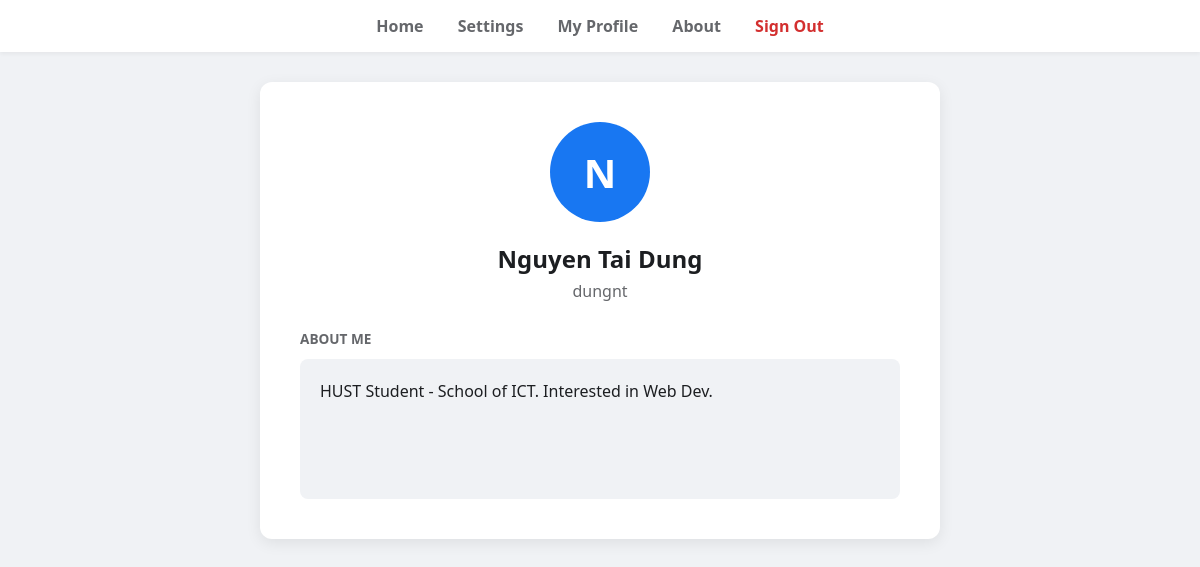
The app's page /socialnet/profile.php?owner=dungnt (signed in) with its own data.
### tables this page shows
CREATE TABLE `account` (
  `id` INT AUTO_INCREMENT PRIMARY KEY,
  `username` VARCHAR(50) NOT NULL UNIQUE,
  `fullname` VARCHAR(100) NOT NULL,
  `password` VARCHAR(255) NOT NULL,
  `description` TEXT
);

### socialnet/profile.php (the view, shortened to what this page needs)
<?php
$conn = mysqli_connect("localhost", "taidung", "123456", "socialnet");
$owner = isset($_GET['owner']) ? mysqli_real_escape_string($conn, $_GET['owner']) : $_SESSION['username'];
$sql = "SELECT username, fullname, description FROM account WHERE username = '$owner'";
$result = mysqli_query($conn, $sql);
$data = mysqli_fetch_assoc($result);
?>
<!DOCTYPE html>
<html lang="en">
<head>
    <link rel="stylesheet" href="style.css">
</head>
<body>
    <?php include 'menubar.php'; ?>
    <div class="profile-card">
        <div class="avatar-placeholder">
            <?php
                if (function_exists('mb_substr')) {
                    echo htmlspecialchars(mb_substr($data['fullname'], 0, 1, 'UTF-8'));
                } else {
                    echo htmlspecialchars(substr($data['fullname'], 0, 1));
                }
            ?>
        </div>
        <h2 style="margin-bottom: 5px;"><?php echo htmlspecialchars($data['fullname']); ?></h2>
        <p style="color: #65676b; margin-top: 0; margin-bottom: 25px;">
            <?php echo htmlspecialchars($data['username']); ?>
        </p>
        <div style="text-align: left;">
            <label style="font-weight: 600; color: #65676b; font-size: 0.85em; text-transform: uppercase;">About Me</label>
            <div class="description-box">
                <?php
                    if (!empty($data['description'])) {
                        echo nl2br(htmlspecialchars($data['description']));
                    } else {
                        echo "<span style='color: #999; font-style: italic;'>No description provided yet.</span>";
                    }
                ?>
            </div>
        </div>
    </div>
</body>
</html>

### socialnet/style.css (style rules this page uses)
body { font-family: 'Segoe UI', Tahoma, Geneva, Verdana, sans-serif; background-color: #f0f2f5; margin: 0; display: flex; flex-direction: column; align-items: center; color: #1c1e21; }
.profile-card { background: white; padding: 40px; border-radius: 12px; box-shadow: 0 4px 15px rgba(0,0,0,0.08); text-align: center; width: 100%; max-width: 600px; margin: 30px auto; }
.avatar-placeholder { width: 100px; height: 100px; background: #1877f2; color: white; font-size: 40px; font-weight: bold; display: flex; align-items: center; justify-content: center; border-radius: 50%; margin: 0 auto 20px; text-transform: uppercase; }
.description-box { background: #f0f2f5; padding: 20px; border-radius: 8px; min-height: 100px; text-align: left; margin-top: 10px; line-height: 1.6; }

### records on screen
account: fullname "N", fullname "Nguyen Tai Dung", username "dungnt", description "HUST Student - School of ICT. Interested in Web Dev."
